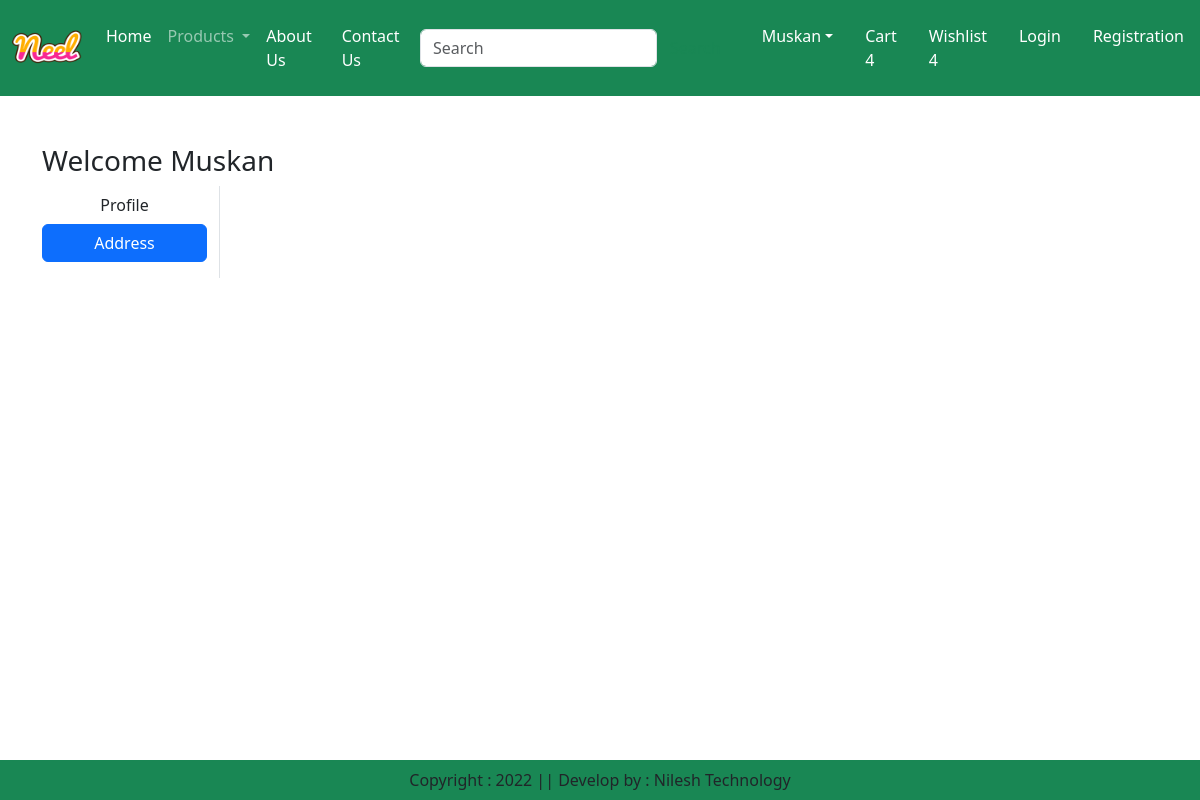
The app's page /address/ (signed in), older data.
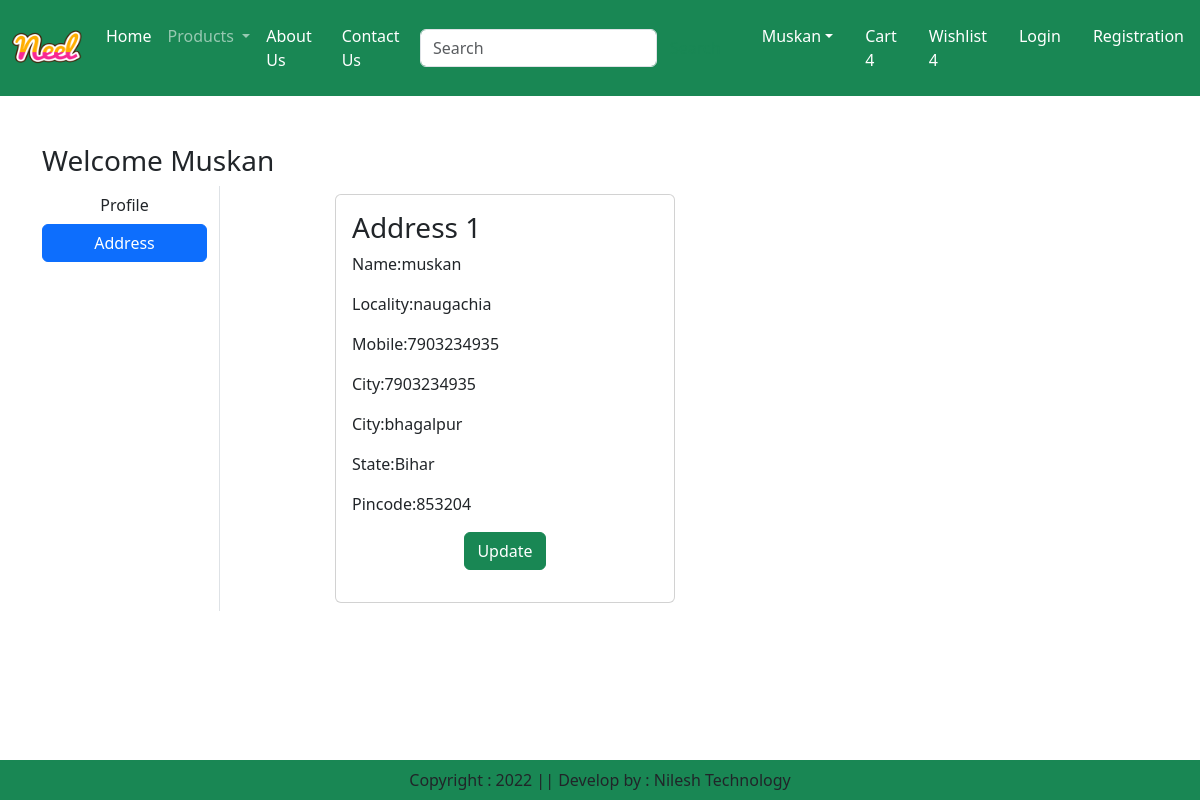
The same page, newer data.
### app/models.py (models this page shows, shortened)
class Customer(models.Model):
    user=models.ForeignKey(User,on_delete=models.CASCADE)
    name=models.CharField(max_length=200)
    locality=models.CharField(max_length=200)
    city=models.CharField(max_length=50)
    mobile=models.IntegerField(default=0)
    zipcode=models.IntegerField()
    state=models.CharField(choices=STATE_CHOICES,max_length=100)

### app/views.py (the view)
# urls.py: path('address/',views.address,name='address'),
def address(request):
    add=Customer.objects.filter(user=request.user)
    return render(request,'app/address.html',locals())

### app/templates/app/address.html (shortened to what this page needs)
{% extends "app/base.html" %}
{% load static%}
{% block main-content %}
<div class="container my-5">
    <div class="row">
        <h3>Welcome <span class='text-capitalize'>{{request.user}}</span></h3>
        <div class="col-sm-2 border-end">
            <ul class="list-unstyled">
                <li class='d-grid'><a href="{% url 'profile' %}" class='btn'>Profile</a></li>
                <li class='d-grid'><a href="{% url 'address' %}" class='btn btn-primary'>Address</a></li>
            </ul>
        </div>
        <div class="col-sm-8 offset-sm-1">
            <div class="row">
                {% for ad in add %}
                <div class="col-sm-6">
                    <div class="card m-2">
                        <div class="card-body">
                        <h3>Address {{forloop.counter}}</h3>
                        <p>Name:{{ad.name}}</p>
                        <p>Locality:{{ad.locality}}</p>
                        <p>Mobile:{{ad.mobile}}</p>
                        <p>City:{{ad.mobile}}</p>
                        <p>City:{{ad.city}}</p>
                        <p>State:{{ad.state}}</p>
                        <p>Pincode:{{ad.zipcode}}</p>
                        <p class='text-center'><a href="{% url 'updateAddress' pk=ad.id %}" type="button" class="btn btn-success">Update</a></p>
                    </div>
                    </div>
                </div>
                {% endfor %}
            </div>
        </div>
    </div>
</div>
{% endblock main-content %}

Row changes from the older to the newer data that the page shows:
added Customer: name "muskan", locality "naugachia", mobile "7903234935", city "bhagalpur", state "Bihar", zipcode "853204"
